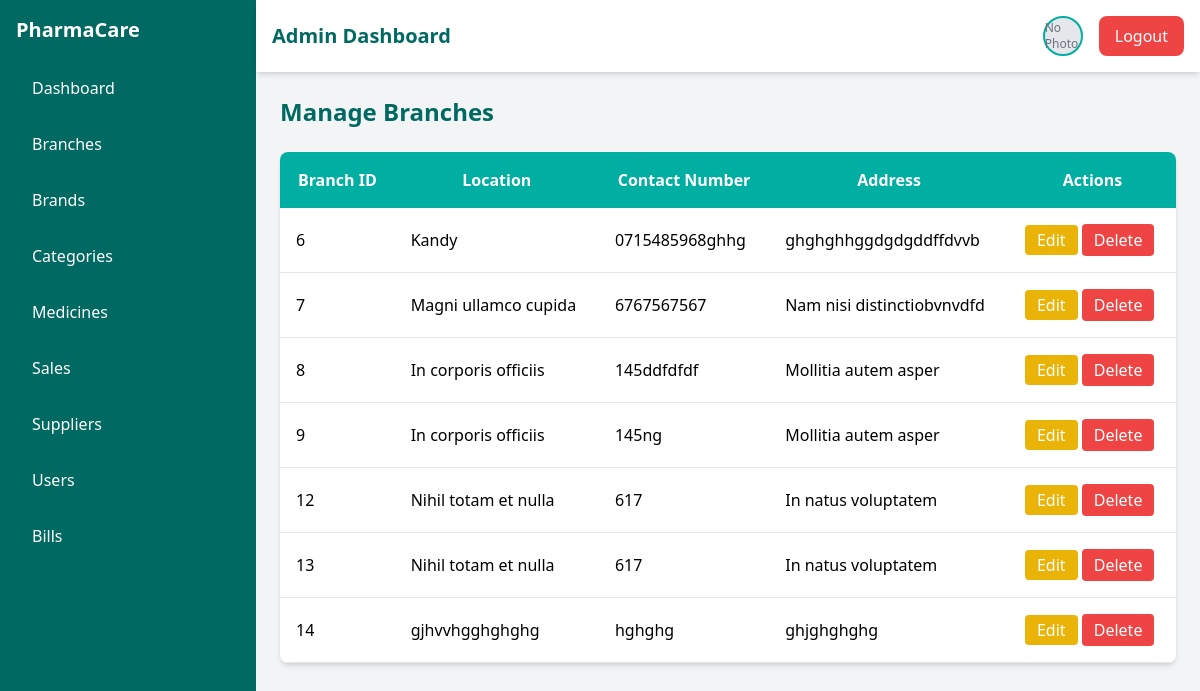
The page /admin/manageBranch.php (signed in) on the database its author committed.
### tables this page shows
CREATE TABLE `branches` (
  `branch_id` int(11) NOT NULL,
  `location` varchar(255) NOT NULL,
  `contact_number` varchar(15) NOT NULL,
  `address` text NOT NULL,
  `created_at` timestamp NOT NULL DEFAULT current_timestamp()
);

### admin/manageBranch.php (the view, shortened to what this page needs)
<?php
include '../dbconn.php';
$result = $conn->query("SELECT * FROM branches");
?>
<!DOCTYPE html>
<html lang="en">
<head>
    <script src="https://cdn.tailwindcss.com"></script>
</head>
<body class="bg-gray-100 flex flex-col min-h-screen">
    <div class="flex flex-1">
        <?php include "include/sidebar.php"; ?>
        <main class="flex-1 flex flex-col">
            <?php include "include/navbar.php"; ?>
            <div class="p-6 flex-1">
                <h1 class="text-2xl font-bold text-primary-700 mb-6">Manage Branches</h1>
                <table class="w-full bg-white rounded-lg shadow-md overflow-hidden">
                    <thead class="bg-primary-500 text-white">
                        <tr>
                            <th class="p-4">Branch ID</th>
                            <th class="p-4">Location</th>
                            <th class="p-4">Contact Number</th>
                            <th class="p-4">Address</th>
                            <th class="p-4">Actions</th>
                        </tr>
                    </thead>
                    <tbody>
                        <?php while ($row = $result->fetch_assoc()): ?>
                            <tr class="border-b">
                                <td class="p-4"> <?= $row['branch_id'] ?> </td>
                                <td class="p-4"> <?= htmlspecialchars($row['location']) ?> </td>
                                <td class="p-4"> <?= htmlspecialchars($row['contact_number']) ?> </td>
                                <td class="p-4"> <?= htmlspecialchars($row['address']) ?> </td>
                                <td class="p-4">
                                    <a href="editBranch.php?id=<?= $row['branch_id'] ?>" class="bg-yellow-500 text-white px-3 py-1 rounded">Edit</a>
                                    <button onclick="confirmDelete(<?= $row['branch_id'] ?>)" class="bg-red-500 text-white px-3 py-1 rounded">Delete</button>
                                </td>
                            </tr>
                        <?php endwhile; ?>
                    </tbody>
                </table>
            </div>
        </main>
    </div>
</body>
</html>

### admin/include/sidebar.php (shortened to what this page needs)
    <aside class="w-64 bg-primary-700 text-white min-h-screen p-4">
    <h2 class="text-xl font-bold mb-6">PharmaCare</h2>
    <ul>
        <li class="mb-4"><a href="adminDashboard.php" class="block py-2 px-4 hover:bg-primary-500 rounded">Dashboard</a></li>
        <li class="mb-4">
            <details class="group">
                <summary class="block py-2 px-4 hover:bg-primary-500 rounded cursor-pointer">Branches</summary>
            </details>
        </li>
        <li class="mb-4">
            <details class="group">
                <summary class="block py-2 px-4 hover:bg-primary-500 rounded cursor-pointer">Brands</summary>
            </details>
        </li>
        <li class="mb-4">
            <details class="group">
                <summary class="block py-2 px-4 hover:bg-primary-500 rounded cursor-pointer">Categories</summary>
            </details>
        </li>
        <li class="mb-4">
            <details class="group">
                <summary class="block py-2 px-4 hover:bg-primary-500 rounded cursor-pointer">Medicines</summary>
            </details>
        </li>
        <li class="mb-4">
            <details class="group">
                <summary class="block py-2 px-4 hover:bg-primary-500 rounded cursor-pointer">Sales</summary>
            </details>
        </li>
        <li class="mb-4">
            <details class="group">
                <summary class="block py-2 px-4 hover:bg-primary-500 rounded cursor-pointer">Suppliers</summary>
            </details>
        </li>
        <li class="mb-4">
            <details class="group">
                <summary class="block py-2 px-4 hover:bg-primary-500 rounded cursor-pointer">Users</summary>
            </details>
        </li>
        <li class="mb-4">
            <a href="printBill.php" class="block py-2 px-4 hover:bg-primary-500 rounded">Bills</a>
        </li>
    </ul>
</aside>

### admin/include/navbar.php
<?php
$photo = $_SESSION['user_photo'] ?? '';
?>
<nav class="bg-white shadow-md p-4 flex justify-between items-center">
    <h1 class="text-xl font-bold text-primary-700">Admin Dashboard</h1>
    <div class="flex items-center gap-4">
        <a href="profile.php" class="flex items-center gap-2 hover:opacity-80 transition-opacity group relative">
            <?php if (!empty($photo)): ?>
                <img src="../uploads/<?= htmlspecialchars($photo) ?>"
                     alt="Profile Photo"
                     class="w-10 h-10 rounded-full border-2 border-primary-500 object-cover shadow-sm">
                <span class="absolute -bottom-8 -right-2 bg-gray-800 text-white text-xs px-2 py-1 rounded opacity-0 group-hover:opacity-100 transition-opacity">
                    View Profile
                </span>
            <?php else: ?>
                <div class="w-10 h-10 rounded-full bg-gray-200 border-2 border-primary-500 flex items-center justify-center">
                    <span class="text-gray-500 text-xs">No Photo</span>
                </div>
            <?php endif; ?>
        </a>
        <a href="../logout.php" class="bg-red-500 hover:bg-red-600 text-white px-4 py-2 rounded-lg transition-colors">
            Logout
        </a>
    </div>
</nav>

### rows shown on the page
branches: branch_id "6", location "Kandy", contact_number "0715485968ghhg", address "ghghghhggdgdgddffdvvb"
branches: branch_id "7", location "Magni ullamco cupida", contact_number "6767567567", address "Nam nisi distinctiobvnvdfd"
branches: branch_id "8", location "In corporis officiis", contact_number "145ddfdfdf", address "Mollitia autem asper"
branches: branch_id "9", location "In corporis officiis", contact_number "145ng", address "Mollitia autem asper"
branches: branch_id "12", location "Nihil totam et nulla", contact_number "617", address "In natus voluptatem"
branches: branch_id "13", location "Nihil totam et nulla", contact_number "617", address "In natus voluptatem"
branches: branch_id "14", location "gjhvvhgghghghg", contact_number "hghghg", address "ghjghghghg"
